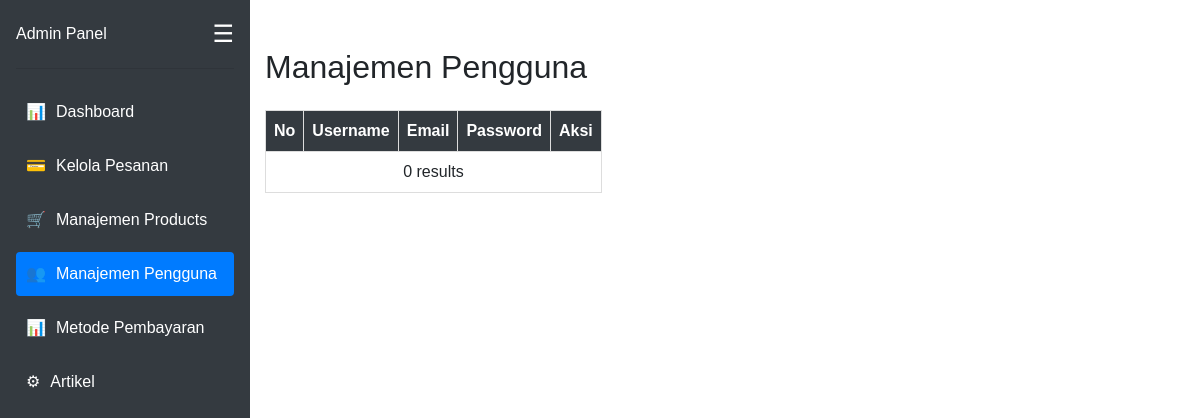
Page /jkt48/manajemenpengguna.php (signed in) on the earlier database version.
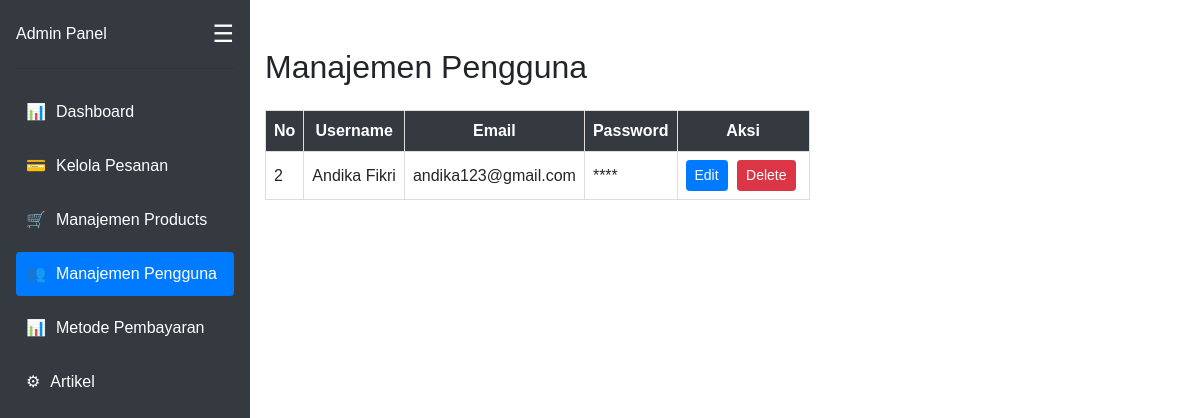
Same page on the later database version.
### tables this page shows
CREATE TABLE `pengguna` (
  `id_pengguna` int(11) NOT NULL,
  `username` varchar(255) DEFAULT NULL,
  `email` varchar(255) DEFAULT NULL,
  `password` varchar(255) DEFAULT NULL,
  `fotoprofil` blob DEFAULT NULL
);

### jkt48/manajemenpengguna.php (the view, shortened to what this page needs)
<!DOCTYPE html>
<html lang="en">
<head>
    <link href="https://stackpath.bootstrapcdn.com/bootstrap/4.5.2/css/bootstrap.min.css" rel="stylesheet">
    <link rel="stylesheet" href="https://cdn.jsdelivr.net/npm/bootstrap-icons@1.11.3/font/bootstrap-icons.min.css">
</head>
<body>
<div class="d-flex">
    <div class="sidebar flex-shrink-0 p-3 bg-dark" id="sidebar">
        <div class="d-flex align-items-center mb-3 mb-md-0 me-md-auto text-white text-decoration-none">
            <span class="fs-4">Admin Panel</span>
            <span class="hamburger" id="sidebarToggle">&#9776;</span>
        </div>
        <hr>
        <ul class="nav nav-pills flex-column mb-auto">
            <li class="nav-item">
                <a href="index.php" class="nav-link text-white">
                    <span class="icon">&#128202;</span>
                    <span class="text">Dashboard</span>
                </a>
            </li>
            <li>
                <a href="pesanan.php" class="nav-link text-white">
                    <span class="icon">&#128179;</span>
                    <span class="text">Kelola Pesanan</span>
                </a>
            </li>
            <li>
                <a href="manajemenproduk.php" class="nav-link text-white " aria-current="page">
                    <span class="icon">&#128722;</span>
                    <span class="text">Manajemen Products</span>
                </a>
            </li>
            <li>
                <a href="manajemenpengguna.php" class="nav-link active">
                    <span class="icon">&#128101;</span>
                    <span class="text">Manajemen Pengguna</span>
                </a>
            </li>
            <li>
                <a href="metodepembayaran.php" class="nav-link text-white">
                    <span class="icon">&#128202;</span>
                    <span class="text">Metode Pembayaran</span>
                </a>
            </li>
            <li>
                <a href="page.php" class="nav-link text-white">
                    <span class="icon">&#9881;</span>
                    <span class="text">Artikel</span>
                </a>
            </li>
        </ul>
    </div>
  <main>
  <div class="container mt-5">
        <h2 class="mb-4">Manajemen Pengguna</h2>
        <div class="table-responsive">
            <table>
                <thead>
                    <tr>
                        <th>No</th>
                        <th>Username </th>
                        <th>Email</th>
                        <th>Password</th>
                        <th>Aksi</th>
                    </tr>
                </thead>
                <tbody>
                    <?php
                    include 'koneksi.php';
                    $query = "SELECT * FROM pengguna;";
                    $result = mysqli_query($conn, $query);
                    if (mysqli_num_rows($result) > 0) {
                        while($row = mysqli_fetch_assoc($result)) {
                            echo "<tr>";
                            echo "<td>" . $row["id_pengguna"] . "</td>";
                            echo "<td>" . $row["username"] . "</td>";
                            echo "<td>" . $row["email"] . "</td>";
                            echo "<td> **** </td>";
                            echo "<td>
                            <a href='editpengguna.php?id=" . $row["id_pengguna"] . "' class='btn btn-primary btn-sm btn-edit'>Edit</a>
                            <button class='btn btn-danger btn-sm btn-delete' onclick='confirmDelete(" . $row["id_pengguna"] . ")'>Delete</button>
                        </td>";
                            echo "</tr>";
                        }
                    } else {
                        echo "<tr><td colspan='8' class='text-center'>0 results</td></tr>";
                    }
                    ?>
                </tbody>
            </table>
        </div>
    </div>
    </div>
</body>
</html>

### jkt48/manajemenpengguna.php (style rules this page uses)
body { font-family: 'Halvetica', sans-serif; }
.sidebar { background-color: #343a40; padding-top: 20px; transition: width 0.3s; width: 250px; height: 100vh; }
.sidebar a { color: white; padding: 10px; text-decoration: none; display: flex; align-items: center; margin: 5px 0; }
.sidebar a .icon { margin-right: 10px; }
.hamburger { font-size: 24px; cursor: pointer; color: white; margin-left: auto; }
table { width: 100%; border-collapse: collapse; }
th, td { padding: 8px; text-align: left; border-bottom: 1px solid #ddd; border: 1px solid #ddd; }
th { background-color: #343a40; color: white; text-align:center; }
.btn-edit, .btn-delete { margin-right: 5px; }

Differences in the rows shown:
added pengguna: id_pengguna "2", username "Andika Fikri", email "andika123@gmail.com"
Other differences:
text no longer shown: "0 results"
